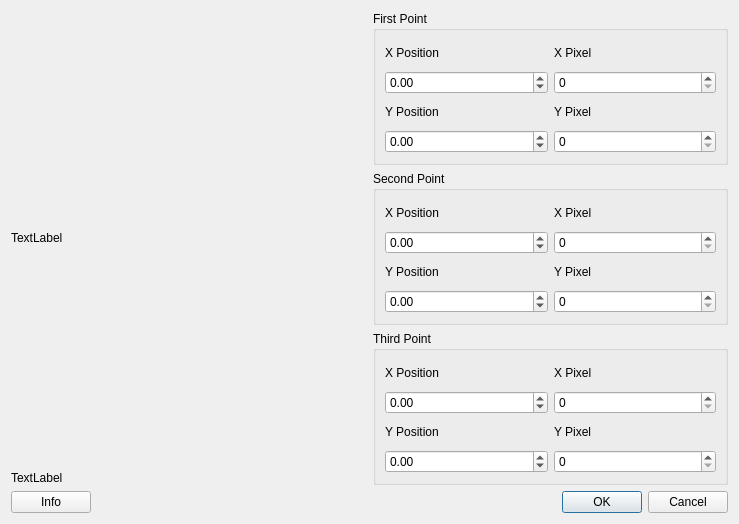
<?xml version="1.0" encoding="UTF-8"?>
<ui version="4.0">
 <class>Dialog</class>
 <widget class="QDialog" name="Dialog">
  <property name="geometry">
   <rect>
    <x>0</x>
    <y>0</y>
    <width>739</width>
    <height>524</height>
   </rect>
  </property>
  <property name="windowTitle">
   <string>Dialog</string>
  </property>
  <layout class="QVBoxLayout" name="verticalLayout">
   <item>
    <layout class="QHBoxLayout" name="general_layout">
     <item>
      <layout class="QVBoxLayout" name="display_lt">
       <item>
        <widget class="QLabel" name="image_label">
         <property name="text">
          <string>TextLabel</string>
         </property>
        </widget>
       </item>
       <item>
        <widget class="QLabel" name="display_label">
         <property name="sizePolicy">
          <sizepolicy hsizetype="Preferred" vsizetype="Maximum">
           <horstretch>0</horstretch>
           <verstretch>0</verstretch>
          </sizepolicy>
         </property>
         <property name="text">
          <string>TextLabel</string>
         </property>
        </widget>
       </item>
      </layout>
     </item>
     <item>
      <layout class="QVBoxLayout" name="points_layout">
       <item>
        <widget class="QGroupBox" name="first_point_gb">
         <property name="title">
          <string>First Point</string>
         </property>
         <layout class="QGridLayout" name="gridLayout">
          <item row="1" column="0">
           <widget class="QDoubleSpinBox" name="x1_pos_sb">
            <property name="minimum">
             <double>-9999999.000000000000000</double>
            </property>
            <property name="maximum">
             <double>9999999.000000000000000</double>
            </property>
            <property name="value">
             <double>0.000000000000000</double>
            </property>
           </widget>
          </item>
          <item row="0" column="1">
           <widget class="QLabel" name="x1_pixel_lb">
            <property name="text">
             <string>X Pixel</string>
            </property>
           </widget>
          </item>
          <item row="2" column="0">
           <widget class="QLabel" name="y1_pos_lb">
            <property name="text">
             <string>Y Position</string>
            </property>
           </widget>
          </item>
          <item row="0" column="0">
           <widget class="QLabel" name="x1_pos_lb">
            <property name="text">
             <string>X Position</string>
            </property>
           </widget>
          </item>
          <item row="2" column="1">
           <widget class="QLabel" name="y1_pixel_lb">
            <property name="text">
             <string>Y Pixel</string>
            </property>
           </widget>
          </item>
          <item row="1" column="1">
           <widget class="QSpinBox" name="x1_pixel_sb">
            <property name="maximum">
             <number>1080</number>
            </property>
           </widget>
          </item>
          <item row="3" column="0">
           <widget class="QDoubleSpinBox" name="y1_pos_sb">
            <property name="minimum">
             <double>-9999999.000000000000000</double>
            </property>
            <property name="maximum">
             <double>9999999.000000000000000</double>
            </property>
            <property name="value">
             <double>0.000000000000000</double>
            </property>
           </widget>
          </item>
          <item row="3" column="1">
           <widget class="QSpinBox" name="y1_pixel_sb">
            <property name="maximum">
             <number>1080</number>
            </property>
           </widget>
          </item>
         </layout>
        </widget>
       </item>
       <item>
        <widget class="QGroupBox" name="second_point_gb">
         <property name="title">
          <string>Second Point</string>
         </property>
         <layout class="QGridLayout" name="gridLayout_2">
          <item row="1" column="0">
           <widget class="QDoubleSpinBox" name="x2_pos_sb">
            <property name="minimum">
             <double>-9999999.000000000000000</double>
            </property>
            <property name="maximum">
             <double>9999999.000000000000000</double>
            </property>
            <property name="value">
             <double>0.000000000000000</double>
            </property>
           </widget>
          </item>
          <item row="2" column="1">
           <widget class="QLabel" name="y2_pixel_lb">
            <property name="text">
             <string>Y Pixel</string>
            </property>
           </widget>
          </item>
          <item row="3" column="0">
           <widget class="QDoubleSpinBox" name="y2_pos_sb">
            <property name="minimum">
             <double>-9999999.000000000000000</double>
            </property>
            <property name="maximum">
             <double>9999999.000000000000000</double>
            </property>
            <property name="value">
             <double>0.000000000000000</double>
            </property>
           </widget>
          </item>
          <item row="1" column="1">
           <widget class="QSpinBox" name="x2_pixel_sb">
            <property name="maximum">
             <number>1080</number>
            </property>
           </widget>
          </item>
          <item row="2" column="0">
           <widget class="QLabel" name="y2_pos_lb">
            <property name="text">
             <string>Y Position</string>
            </property>
           </widget>
          </item>
          <item row="0" column="1">
           <widget class="QLabel" name="x2_pixel_lb">
            <property name="text">
             <string>X Pixel</string>
            </property>
           </widget>
          </item>
          <item row="3" column="1">
           <widget class="QSpinBox" name="y2_pixel_sb">
            <property name="maximum">
             <number>1080</number>
            </property>
           </widget>
          </item>
          <item row="0" column="0">
           <widget class="QLabel" name="x2_pos_lb">
            <property name="text">
             <string>X Position</string>
            </property>
           </widget>
          </item>
         </layout>
        </widget>
       </item>
       <item>
        <widget class="QGroupBox" name="third_point_gb">
         <property name="title">
          <string>Third Point</string>
         </property>
         <layout class="QGridLayout" name="gridLayout_3">
          <item row="0" column="0">
           <widget class="QLabel" name="x3_pos_lb">
            <property name="text">
             <string>X Position</string>
            </property>
           </widget>
          </item>
          <item row="0" column="1">
           <widget class="QLabel" name="x3_pixel_lb">
            <property name="text">
             <string>X Pixel</string>
            </property>
           </widget>
          </item>
          <item row="1" column="0">
           <widget class="QDoubleSpinBox" name="x3_pos_sb">
            <property name="minimum">
             <double>-9999999.000000000000000</double>
            </property>
            <property name="maximum">
             <double>9999999.000000000000000</double>
            </property>
            <property name="value">
             <double>0.000000000000000</double>
            </property>
           </widget>
          </item>
          <item row="1" column="1">
           <widget class="QSpinBox" name="x3_pixel_sb">
            <property name="maximum">
             <number>1080</number>
            </property>
           </widget>
          </item>
          <item row="2" column="0">
           <widget class="QLabel" name="y3_pos_lb">
            <property name="text">
             <string>Y Position</string>
            </property>
           </widget>
          </item>
          <item row="2" column="1">
           <widget class="QLabel" name="y3_pixel_lb">
            <property name="text">
             <string>Y Pixel</string>
            </property>
           </widget>
          </item>
          <item row="3" column="0">
           <widget class="QDoubleSpinBox" name="y3_pos_sb">
            <property name="minimum">
             <double>-9999999.000000000000000</double>
            </property>
            <property name="maximum">
             <double>9999999.000000000000000</double>
            </property>
            <property name="value">
             <double>0.000000000000000</double>
            </property>
           </widget>
          </item>
          <item row="3" column="1">
           <widget class="QSpinBox" name="y3_pixel_sb">
            <property name="maximum">
             <number>1080</number>
            </property>
           </widget>
          </item>
         </layout>
        </widget>
       </item>
      </layout>
     </item>
    </layout>
   </item>
   <item>
    <layout class="QHBoxLayout" name="horizontalLayout">
     <item>
      <widget class="QPushButton" name="info_bt">
       <property name="text">
        <string>Info</string>
       </property>
      </widget>
     </item>
     <item>
      <widget class="QDialogButtonBox" name="button_box">
       <property name="orientation">
        <enum>Qt::Horizontal</enum>
       </property>
       <property name="standardButtons">
        <set>QDialogButtonBox::Cancel|QDialogButtonBox::Ok</set>
       </property>
      </widget>
     </item>
    </layout>
   </item>
  </layout>
 </widget>
 <resources/>
 <connections>
  <connection>
   <sender>button_box</sender>
   <signal>accepted()</signal>
   <receiver>Dialog</receiver>
   <slot>accept()</slot>
   <hints>
    <hint type="sourcelabel">
     <x>248</x>
     <y>254</y>
    </hint>
    <hint type="destinationlabel">
     <x>157</x>
     <y>274</y>
    </hint>
   </hints>
  </connection>
  <connection>
   <sender>button_box</sender>
   <signal>rejected()</signal>
   <receiver>Dialog</receiver>
   <slot>reject()</slot>
   <hints>
    <hint type="sourcelabel">
     <x>316</x>
     <y>260</y>
    </hint>
    <hint type="destinationlabel">
     <x>286</x>
     <y>274</y>
    </hint>
   </hints>
  </connection>
 </connections>
</ui>
